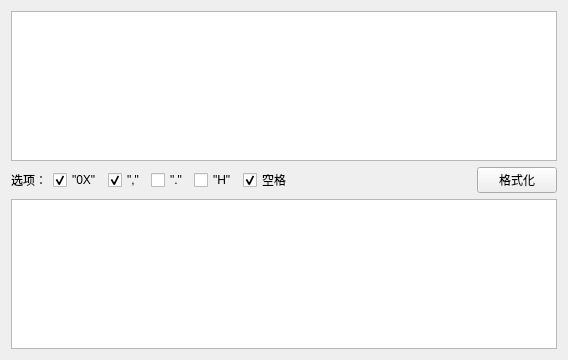
<?xml version="1.0" encoding="UTF-8"?>
<ui version="4.0">
 <class>format</class>
 <widget class="QWidget" name="format">
  <property name="geometry">
   <rect>
    <x>0</x>
    <y>0</y>
    <width>568</width>
    <height>360</height>
   </rect>
  </property>
  <property name="minimumSize">
   <size>
    <width>0</width>
    <height>0</height>
   </size>
  </property>
  <property name="maximumSize">
   <size>
    <width>16777215</width>
    <height>16777215</height>
   </size>
  </property>
  <property name="windowTitle">
   <string>Form</string>
  </property>
  <layout class="QVBoxLayout" name="verticalLayout">
   <item>
    <widget class="QTextEdit" name="PtextEditInput"/>
   </item>
   <item>
    <layout class="QHBoxLayout" name="horizontalLayout">
     <item>
      <widget class="QLabel" name="label">
       <property name="styleSheet">
        <string notr="true">font: 25 12pt &quot;Microsoft YaHei UI&quot;;</string>
       </property>
       <property name="text">
        <string>选项：</string>
       </property>
      </widget>
     </item>
     <item>
      <widget class="QCheckBox" name="pCheckBox_0X">
       <property name="styleSheet">
        <string notr="true">font: 12pt &quot;Consolas&quot;;</string>
       </property>
       <property name="text">
        <string>&quot;0X&quot;</string>
       </property>
       <property name="checked">
        <bool>true</bool>
       </property>
       <property name="tristate">
        <bool>false</bool>
       </property>
      </widget>
     </item>
     <item>
      <widget class="QCheckBox" name="pCheckBox_comma">
       <property name="styleSheet">
        <string notr="true">font: 12pt &quot;Consolas&quot;;</string>
       </property>
       <property name="text">
        <string>&quot;,&quot;</string>
       </property>
       <property name="checked">
        <bool>true</bool>
       </property>
      </widget>
     </item>
     <item>
      <widget class="QCheckBox" name="pCheckBox_point">
       <property name="styleSheet">
        <string notr="true">font: 12pt &quot;Consolas&quot;;</string>
       </property>
       <property name="text">
        <string>&quot;.&quot;</string>
       </property>
      </widget>
     </item>
     <item>
      <widget class="QCheckBox" name="pCheckBox_H">
       <property name="styleSheet">
        <string notr="true">font: 12pt &quot;Consolas&quot;;</string>
       </property>
       <property name="text">
        <string>&quot;H&quot;</string>
       </property>
      </widget>
     </item>
     <item>
      <widget class="QCheckBox" name="pCheckBox_space">
       <property name="styleSheet">
        <string notr="true">font: 25 12pt &quot;Microsoft YaHei UI&quot;;</string>
       </property>
       <property name="text">
        <string>空格</string>
       </property>
       <property name="checked">
        <bool>true</bool>
       </property>
      </widget>
     </item>
     <item>
      <spacer name="horizontalSpacer">
       <property name="orientation">
        <enum>Qt::Horizontal</enum>
       </property>
       <property name="sizeHint" stdset="0">
        <size>
         <width>40</width>
         <height>20</height>
        </size>
       </property>
      </spacer>
     </item>
     <item>
      <widget class="QPushButton" name="pPushButtonFormat">
       <property name="styleSheet">
        <string notr="true">font: 25 12pt &quot;Microsoft YaHei UI&quot;;</string>
       </property>
       <property name="text">
        <string>格式化</string>
       </property>
      </widget>
     </item>
    </layout>
   </item>
   <item>
    <widget class="QTextEdit" name="PtextEditOutput"/>
   </item>
  </layout>
 </widget>
 <resources/>
 <connections/>
</ui>
